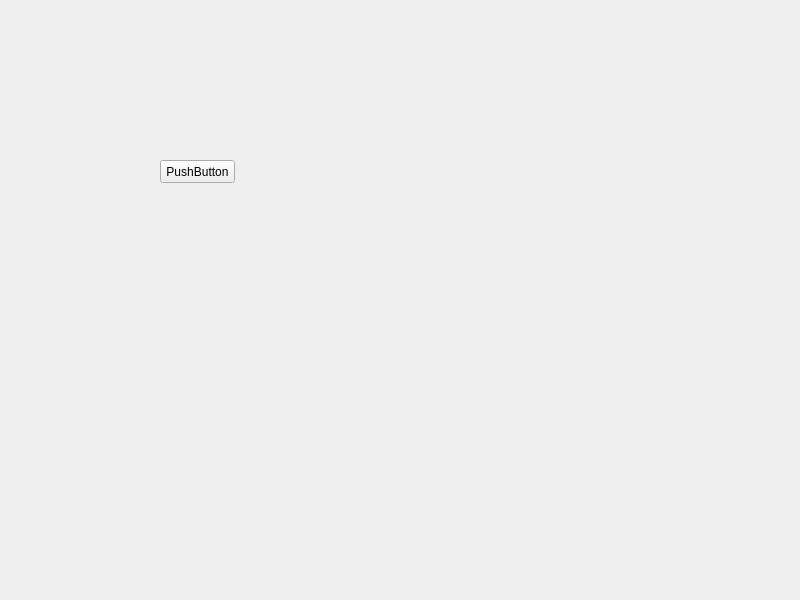
<?xml version="1.0" encoding="UTF-8"?>
<ui version="4.0">
 <class>Widget</class>
 <widget class="QWidget" name="Widget">
  <property name="geometry">
   <rect>
    <x>0</x>
    <y>0</y>
    <width>800</width>
    <height>600</height>
   </rect>
  </property>
  <property name="windowTitle">
   <string>Widget</string>
  </property>
  <widget class="QPushButton" name="pushButton">
   <property name="geometry">
    <rect>
     <x>160</x>
     <y>160</y>
     <width>75</width>
     <height>23</height>
    </rect>
   </property>
   <property name="text">
    <string>PushButton</string>
   </property>
  </widget>
 </widget>
 <resources/>
 <connections/>
</ui>
